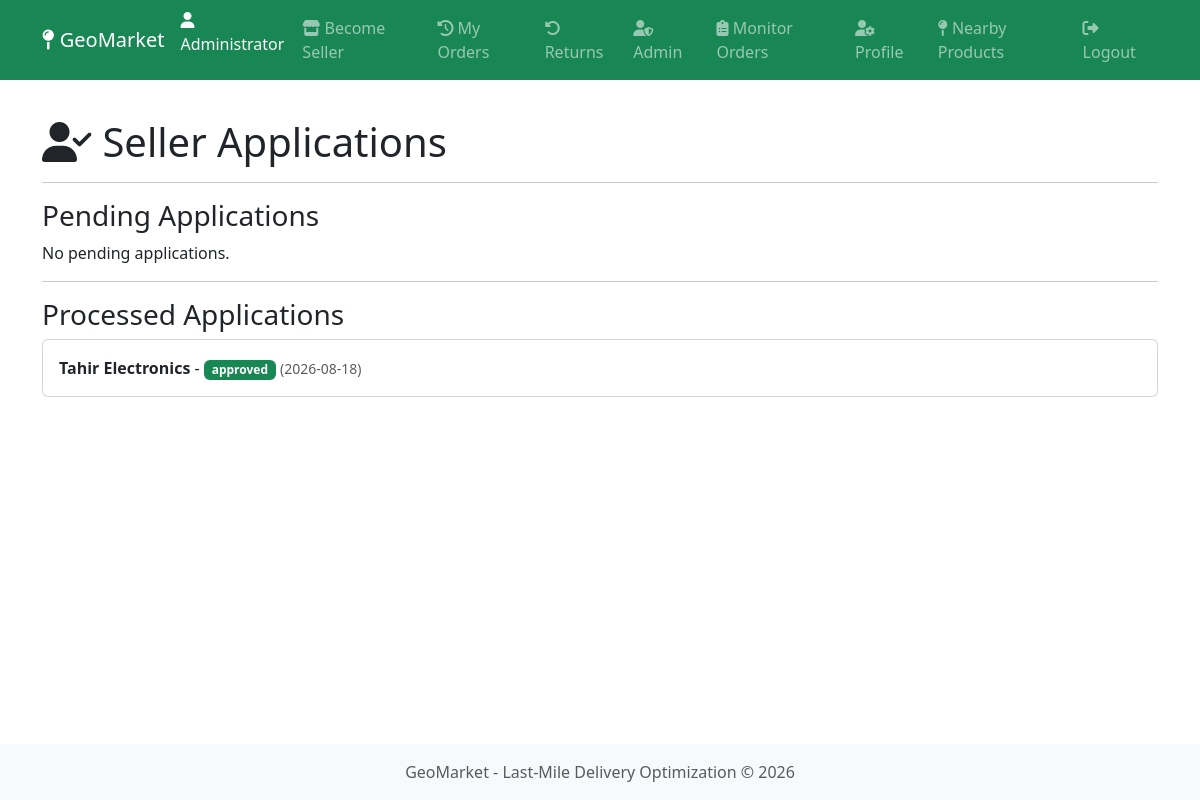
The page /admin/applications (signed in) on the database its author committed.
### app/models.py (models this page shows, shortened)
class User(db.Model, UserMixin):
    __tablename__ = 'users'
    id = db.Column(db.Integer, primary_key=True)
    email = db.Column(db.String(120), unique=True, nullable=False, index=True)
    password_hash = db.Column(db.String(128), nullable=False)
    full_name = db.Column(db.String(100), nullable=False)
    role = db.Column(db.String(20), nullable=False, default='buyer')
    is_verified_seller = db.Column(db.Boolean, default=False)
    is_active = db.Column(db.Boolean, default=True)
    created_at = db.Column(db.DateTime, default=datetime.utcnow)
    last_login = db.Column(db.DateTime, nullable=True)
    location = db.relationship('Location', backref='user', uselist=False, cascade='all, delete-orphan')
    products = db.relationship('Product', backref='seller', lazy='dynamic')
    orders_as_buyer = db.relationship('Order', foreign_keys='Order.buyer_id', backref='buyer', lazy='dynamic')
    orders_as_seller = db.relationship('Order', foreign_keys='Order.seller_id', backref='seller', lazy='dynamic')
    seller_application = db.relationship('SellerApplication', backref='applicant', uselist=False, cascade='all, delete-orphan', foreign_keys='SellerApplication.user_id')
    def is_seller(self):
        return self.role == 'seller' and self.is_verified_seller

class SellerApplication(db.Model):
    __tablename__ = 'seller_applications'
    id = db.Column(db.Integer, primary_key=True)
    user_id = db.Column(db.Integer, db.ForeignKey('users.id'), unique=True, nullable=False)
    business_name = db.Column(db.String(100), nullable=False)
    business_address = db.Column(db.String(255), nullable=False)
    business_phone = db.Column(db.String(20), nullable=True)
    id_document_path = db.Column(db.String(255), nullable=True)
    latitude = db.Column(db.Float, nullable=False)
    longitude = db.Column(db.Float, nullable=False)
    location_source = db.Column(db.String(20), default='gps')
    status = db.Column(db.String(20), nullable=False, default='pending')
    reviewed_by = db.Column(db.Integer, db.ForeignKey('users.id'), nullable=True)
    reviewed_at = db.Column(db.DateTime, nullable=True)
    rejection_reason = db.Column(db.String(255), nullable=True)
    created_at = db.Column(db.DateTime, default=datetime.utcnow)
    reviewer = db.relationship('User', foreign_keys=[reviewed_by])

### app/routes/admin.py (the view)
@admin_bp.route('/applications')
@login_required
@admin_required
def applications():
    pending = SellerApplication.query.filter_by(status='pending').all()
    processed = SellerApplication.query.filter(SellerApplication.status != 'pending').all()
    return render_template('admin/applications.html', pending=pending, processed=processed)

### app/routes/admin.py (called while the page is built)
def admin_required(f):
    @wraps(f)
    def decorated_function(*args, **kwargs):
        if not current_user.is_authenticated or current_user.role != 'admin':
            flash('Admin access required.', 'danger')
            return redirect(url_for('main.index'))
        return f(*args, **kwargs)
    return decorated_function

### app/templates/admin/applications.html (shortened to what this page needs)
{% extends "base.html" %}
{% block content %}
<div class="container py-5">
    <h1><i class="fas fa-user-check"></i> Seller Applications</h1>
    <hr>
    <h3>Pending Applications</h3>
    {% if pending %}
        {% for app in pending %}
        <div class="card mb-3">
            <div class="card-body">
                <h5>{{ app.business_name }}</h5>
                <p><strong>Applicant:</strong> {{ app.applicant.full_name }} ({{ app.applicant.email }})</p>
                <p><strong>Address:</strong> {{ app.business_address }}</p>
                <p><strong>Phone:</strong> {{ app.business_phone or 'N/A' }}</p>
                <p><strong>Location:</strong> {{ app.latitude }}, {{ app.longitude }}
                    <span class="badge bg-secondary">{{ app.location_source }}</span>
                </p>
                <p><strong>Applied:</strong> {{ app.created_at.strftime('%Y-%m-%d %H:%M') }}</p>
                <a href="{{ url_for('admin.approve_app', app_id=app.id) }}" class="btn btn-success btn-sm">Approve</a>
                <button onclick="rejectApp({{ app.id }})" class="btn btn-danger btn-sm">Reject</button>
            </div>
        </div>
        {% endfor %}
    {% else %}
        <p>No pending applications.</p>
    {% endif %}
    <hr>
    <h3>Processed Applications</h3>
    {% if processed %}
        {% for app in processed %}
        <div class="card mb-2">
            <div class="card-body">
                <strong>{{ app.business_name }}</strong> -
                <span class="badge bg-{{ 'success' if app.status == 'approved' else 'danger' }}">
                    {{ app.status }}
                </span>
                <span class="text-muted small">({{ app.reviewed_at.strftime('%Y-%m-%d') }})</span>
            </div>
        </div>
        {% endfor %}
    {% else %}
        <p>No processed applications.</p>
    {% endif %}
</div>
{% endblock %}

### app/templates/base.html (shortened to what this page needs)
<!DOCTYPE html>
<html lang="en">
<head>
    <link href="https://cdn.jsdelivr.net/npm/bootstrap@5.3.0/dist/css/bootstrap.min.css" rel="stylesheet">
    <link rel="stylesheet" href="https://cdnjs.cloudflare.com/ajax/libs/font-awesome/6.4.0/css/all.min.css">
</head>
<body>
    <nav class="navbar navbar-expand-lg navbar-dark bg-success fixed-top">
        <div class="container">
            <a class="navbar-brand" href="{{ url_for('main.index') }}">
                <i class="fas fa-map-pin"></i> GeoMarket
            </a>
            <div class="collapse navbar-collapse" id="navbarNav">
                <ul class="navbar-nav ms-auto">
                    {% if current_user.is_authenticated %}
                        <li class="nav-item">
                            <span class="navbar-text text-light">
                                <i class="fas fa-user"></i> {{ current_user.full_name }}
                            </span>
                        </li>
                        <li class="nav-item">
                            <a class="nav-link" href="{{ url_for('auth.apply_seller') }}">
                                <i class="fas fa-store"></i> Become Seller
                            </a>
                        </li>
                        {% if current_user.is_authenticated and not current_user.is_seller() %}
                            <li class="nav-item">
                                <a class="nav-link" href="{{ url_for('orders.buyer_history') }}">
                                    <i class="fas fa-history"></i> My Orders
                                </a>
                            </li>
                            <li class="nav-item">
                                <a class="nav-link" href="{{ url_for('returns.seller_returns') }}">
                                    <i class="fas fa-undo-alt"></i> Returns
                                </a>
                            </li>
                        {% endif %}
                        {% if current_user.role == 'admin' %}
                            <li class="nav-item">
                                <a class="nav-link" href="{{ url_for('admin.applications') }}">
                                    <i class="fas fa-user-shield"></i> Admin
                                </a>
                            </li>
                            <li class="nav-item">
                                <a class="nav-link" href="{{ url_for('admin.orders') }}">
                                    <i class="fas fa-clipboard-list"></i> Monitor Orders
                                </a>
                            </li>
                        {% endif %}
                        <li class="nav-item">
                            <a class="nav-link" href="{{ url_for('auth.profile') }}">
                                <i class="fas fa-user-cog"></i> Profile
                            </a>
                        </li>
                        <li class="nav-item">
                            <a class="nav-link" href="{{ url_for('main.index') }}">
                                <i class="fas fa-map-pin"></i> Nearby Products
                            </a>
                        </li>
                        <li class="nav-item">
                            <a class="nav-link" href="{{ url_for('auth.logout') }}">
                                <i class="fas fa-sign-out-alt"></i> Logout
                            </a>
                        </li>
                    {% endif %}
                </ul>
            </div>
        </div>
    </nav>
    <main>
        {% block content %}{% endblock %}
    </main>
    <footer class="footer mt-auto py-3 bg-light" style="position: fixed; bottom: 0; width: 100%; z-index: 1000;">
    <div class="container text-center">
        <span class="text-muted">GeoMarket - Last-Mile Delivery Optimization &copy; 2026</span>
    </div>
    </footer>
</body>
</html>

### app/templates/base.html (style rules this page uses)
body { padding-top: 70px; padding-bottom: 70px; }
:root { --primary-color: #2e7d32; --secondary-color: #4caf50; }

### rows shown on the page
User: full_name "Administrator"
SellerApplication: business_name "Tahir Electronics", status "approved", reviewed_at "2026-08-18"
